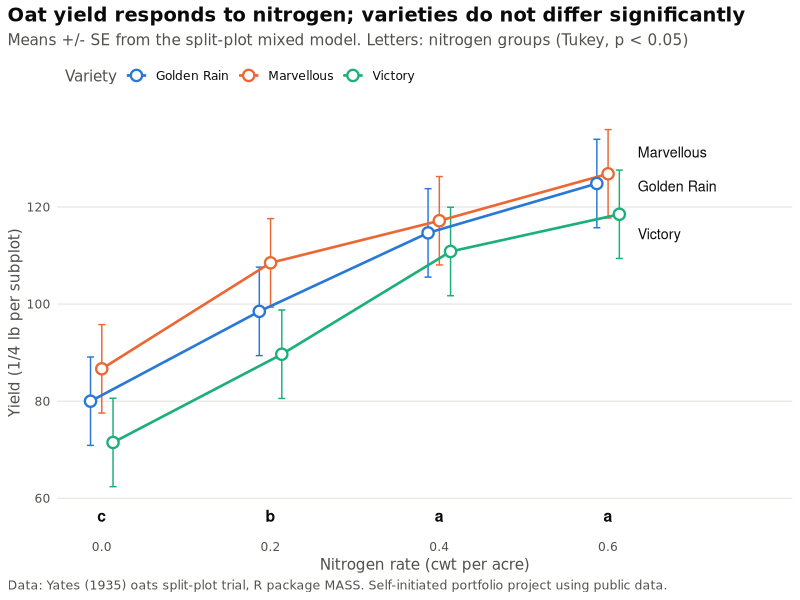
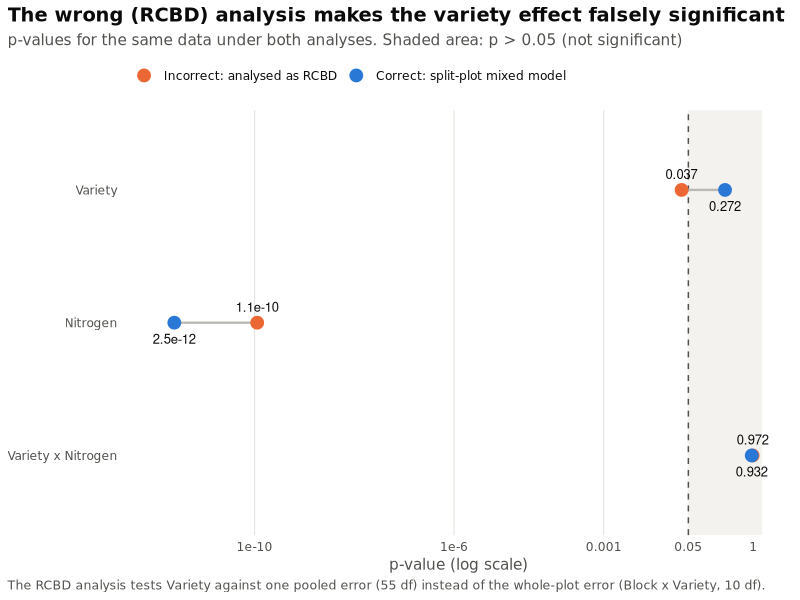
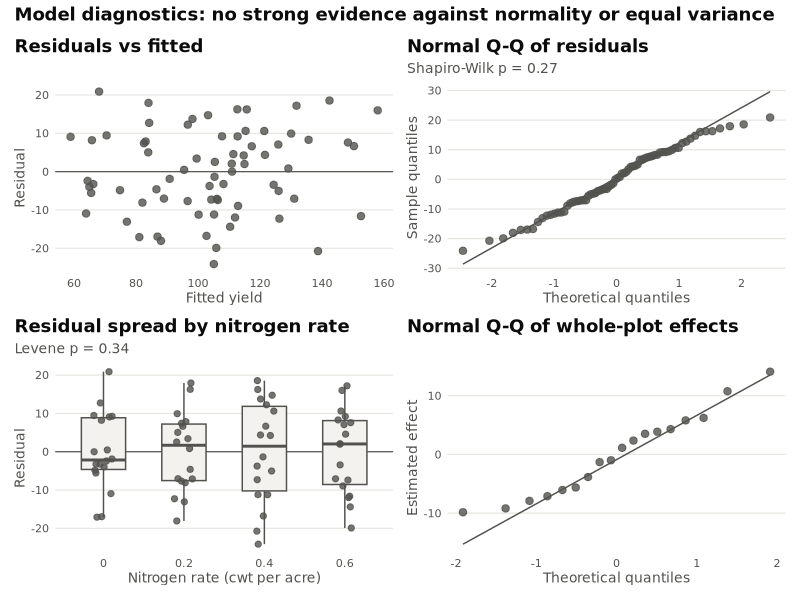
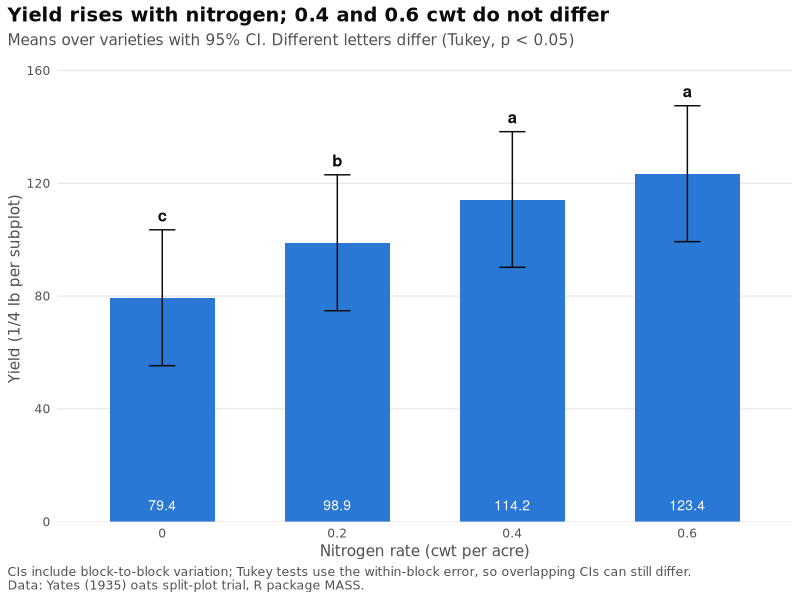
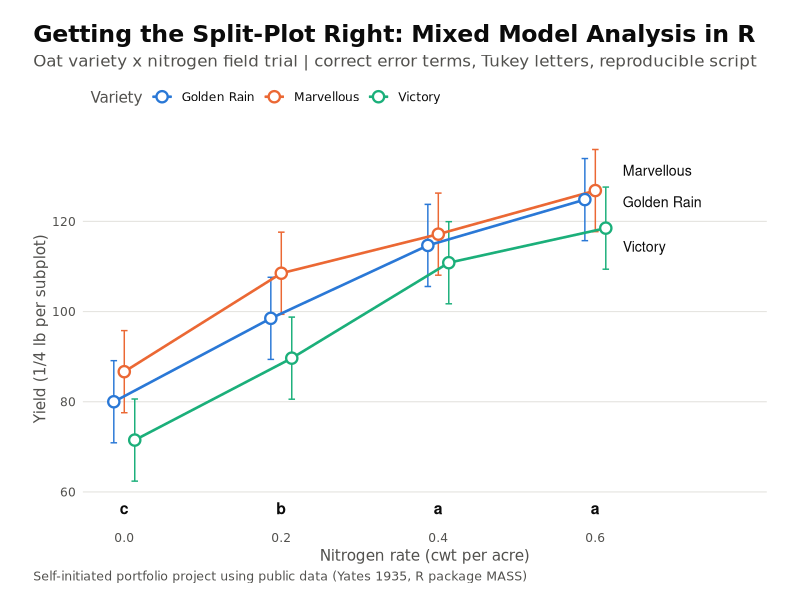

These charts were generated, in order, by the following R code:
# =============================================================================
# Getting the Split-Plot Right: Oat Variety x Nitrogen Field Trial
# -----------------------------------------------------------------------------
# Self-initiated portfolio project using public data.
# Author : Utik Tri Wulan Cahya, PhD
# Data   : Yates (1935) oats split-plot experiment, distributed as `oats`
#          in the R package MASS (Venables & Ripley).
#
# Purpose: show the correct analysis of a split-plot field trial with a
#          linear mixed model, and how the common mistake of analysing it as
#          an ordinary randomized complete block design (RCBD) changes the
#          conclusions.
#
# Run from the project root:  Rscript R/splitplot_analysis.R
# Outputs are written to output/figures, output/tables and output/model_output.txt
# =============================================================================

suppressPackageStartupMessages({
  library(MASS)        # data
  library(lme4)        # mixed models
  library(lmerTest)    # F tests with Kenward-Roger / Satterthwaite df
  library(emmeans)     # estimated marginal means and contrasts
  library(multcomp)    # compact letter display
  library(multcompView)
  library(car)         # Levene's test
  library(ggplot2)
  library(patchwork)
})

dir.create("output/figures", recursive = TRUE, showWarnings = FALSE)
dir.create("output/tables",  recursive = TRUE, showWarnings = FALSE)
dir.create("data",           showWarnings = FALSE)

log_file <- "output/model_output.txt"
sink(log_file, split = TRUE)
section <- function(title) cat("\n", strrep("=", 78), "\n", title, "\n", strrep("=", 78), "\n", sep = "")

# -----------------------------------------------------------------------------
# 1. Data and design
# -----------------------------------------------------------------------------
section("1. DATA AND DESIGN")

data(oats, package = "MASS")
oats <- data.frame(
  Block    = oats$B,
  Variety  = factor(oats$V, labels = c("Golden Rain", "Marvellous", "Victory")),
  Nitrogen = factor(oats$N, labels = c("0", "0.2", "0.4", "0.6")),
  N_rate   = as.numeric(sub("cwt", "", as.character(oats$N))),
  Yield    = oats$Y
)
# Each whole plot is one variety within one block; nitrogen is applied to
# the four subplots inside it.
oats$WholePlot <- interaction(oats$Block, oats$Variety, drop = TRUE)
write.csv(oats, "data/oats.csv", row.names = FALSE)

cat("Observations:", nrow(oats), "\n")
cat("Blocks:", nlevels(oats$Block), "| Varieties (whole-plot factor):", nlevels(oats$Variety),
    "| Nitrogen rates (subplot factor):", nlevels(oats$Nitrogen), "\n")
cat("Whole plots:", nlevels(oats$WholePlot), "(", nlevels(oats$Block), "blocks x",
    nlevels(oats$Variety), "varieties ), each split into 4 nitrogen subplots\n\n")
cat("Replication check (subplots per block x variety):\n")
print(table(oats$Block, oats$Variety))
cat("\nNitrogen is in cwt per acre; yield is in the original units of the dataset",
    "(quarter-pounds per subplot).\n")

# -----------------------------------------------------------------------------
# 2. The common mistake: analysing the split-plot as an RCBD
# -----------------------------------------------------------------------------
section("2. INCORRECT ANALYSIS - treated as an ordinary RCBD")
cat("All effects are tested against one pooled residual error.\n\n")
m_wrong <- aov(Yield ~ Block + Variety * Nitrogen, data = oats)
print(summary(m_wrong))

# -----------------------------------------------------------------------------
# 3. Correct analysis: split-plot ANOVA (two error strata)
# -----------------------------------------------------------------------------
section("3. CORRECT ANALYSIS - split-plot ANOVA with two error strata")
cat("Variety is tested against the whole-plot error (Block x Variety);\n",
    "Nitrogen and Variety x Nitrogen against the subplot error.\n\n", sep = "")
m_split <- aov(Yield ~ Variety * Nitrogen + Error(Block / Variety), data = oats)
print(summary(m_split))

# -----------------------------------------------------------------------------
# 4. Same model as a linear mixed model (the modern, general approach)
# -----------------------------------------------------------------------------
section("4. LINEAR MIXED MODEL - random block and whole-plot effects")
m_mixed <- lmer(Yield ~ Variety * Nitrogen + (1 | Block) + (1 | Block:Variety),
                data = oats, REML = TRUE)
cat("Model: Yield ~ Variety * Nitrogen + (1 | Block) + (1 | Block:Variety)\n\n")
cat("Type III F tests, Kenward-Roger degrees of freedom:\n")
an_mixed <- anova(m_mixed, ddf = "Kenward-Roger")
print(an_mixed)

vc <- as.data.frame(VarCorr(m_mixed))
vc <- data.frame(Component = c("Block:Variety (whole-plot error)", "Block", "Residual (subplot error)"),
                 Variance  = round(vc$vcov[match(c("Block:Variety", "Block", "Residual"), vc$grp)], 1))
vc$Percent <- round(100 * vc$Variance / sum(vc$Variance), 1)
cat("\nVariance components:\n"); print(vc, row.names = FALSE)
write.csv(vc, "output/tables/variance_components.csv", row.names = FALSE)

# -----------------------------------------------------------------------------
# 5. Side-by-side comparison of the two analyses
# -----------------------------------------------------------------------------
section("5. COMPARISON - what the wrong analysis gets wrong")

get_row <- function(tab, term) {
  rn <- trimws(rownames(tab))
  tab[rn == term, , drop = FALSE]
}
wrong_tab <- summary(m_wrong)[[1]]
split_wp  <- summary(m_split)[["Error: Block:Variety"]][[1]]
split_sp  <- summary(m_split)[["Error: Within"]][[1]]
wrong_res_df <- get_row(wrong_tab, "Residuals")$Df

terms <- c("Variety", "Nitrogen", "Variety:Nitrogen")
comparison <- do.call(rbind, lapply(terms, function(tm) {
  w <- get_row(wrong_tab, tm)
  s <- if (tm == "Variety") get_row(split_wp, tm) else get_row(split_sp, tm)
  s_err_df <- if (tm == "Variety") get_row(split_wp, "Residuals")$Df else get_row(split_sp, "Residuals")$Df
  m <- an_mixed[tm, ]
  data.frame(
    Effect          = sub(":", " x ", tm),
    RCBD_error_df   = wrong_res_df,
    RCBD_F          = round(w$`F value`, 2),
    RCBD_p          = signif(w$`Pr(>F)`, 3),
    SplitPlot_error_df = s_err_df,
    SplitPlot_F     = round(s$`F value`, 2),
    SplitPlot_p     = signif(s$`Pr(>F)`, 3),
    MixedModel_F    = round(m$`F value`, 2),
    MixedModel_p    = signif(m$`Pr(>F)`, 3)
  )
}))
print(comparison, row.names = FALSE)
write.csv(comparison, "output/tables/anova_comparison_rcbd_vs_splitplot.csv", row.names = FALSE)

cat("\nKey point: in the RCBD analysis Variety is tested against the small subplot\n",
    "error with ", wrong_res_df, " df. In the correct analysis it is tested against the\n",
    "much larger whole-plot error with only ", get_row(split_wp, "Residuals")$Df, " df.\n", sep = "")

# -----------------------------------------------------------------------------
# 6. Assumption checks (mixed model residuals)
# -----------------------------------------------------------------------------
section("6. ASSUMPTION CHECKS")
oats$fitted <- fitted(m_mixed)
oats$resid  <- residuals(m_mixed)
sw  <- shapiro.test(oats$resid)
lev <- leveneTest(resid ~ Nitrogen, data = oats)
lev_v <- leveneTest(resid ~ Variety, data = oats)
cat("Shapiro-Wilk test of residuals: W =", round(sw$statistic, 3), ", p =", signif(sw$p.value, 3), "\n")
cat("Levene's test, residuals by nitrogen rate: F =", round(lev$`F value`[1], 2),
    ", p =", signif(lev$`Pr(>F)`[1], 3), "\n")
cat("Levene's test, residuals by variety: F =", round(lev_v$`F value`[1], 2),
    ", p =", signif(lev_v$`Pr(>F)`[1], 3), "\n")
cat("Random-effect estimates (BLUPs) are also inspected in the diagnostic figure.\n")

# -----------------------------------------------------------------------------
# 7. Treatment comparisons
# -----------------------------------------------------------------------------
section("7. TREATMENT COMPARISONS (emmeans, Kenward-Roger df)")
emm_options(lmer.df = "kenward-roger")

# The interaction is not significant, so main-effect means are interpreted.
emm_N <- emmeans(m_mixed, ~ Nitrogen)
cld_N <- cld(emm_N, adjust = "tukey", Letters = letters, reversed = TRUE)
cat("Nitrogen means (averaged over varieties), Tukey-adjusted letters:\n")
print(cld_N)

emm_V <- emmeans(m_mixed, ~ Variety)
cld_V <- cld(emm_V, adjust = "tukey", Letters = letters, reversed = TRUE)
cat("\nVariety means (averaged over nitrogen rates), Tukey-adjusted letters:\n")
print(cld_V)

cat("\nNitrogen is quantitative, so the response shape is tested with polynomial contrasts:\n")
poly_N <- contrast(emm_N, "poly")
print(poly_N)

clean_cld <- function(x, factor_name) {
  x <- as.data.frame(x)
  data.frame(Level = x[[factor_name]], Mean = round(x$emmean, 1), SE = round(x$SE, 2),
             df = round(x$df, 1), Lower_95CI = round(x$lower.CL, 1),
             Upper_95CI = round(x$upper.CL, 1), Group = trimws(x$.group))
}
means_N <- clean_cld(cld_N, "Nitrogen"); names(means_N)[1] <- "Nitrogen_cwt_per_acre"
means_V <- clean_cld(cld_V, "Variety");  names(means_V)[1] <- "Variety"
means_N <- means_N[order(as.numeric(as.character(means_N[[1]]))), ]
write.csv(means_N, "output/tables/means_nitrogen_tukey.csv", row.names = FALSE)
write.csv(means_V, "output/tables/means_variety_tukey.csv", row.names = FALSE)
write.csv(as.data.frame(summary(poly_N)), "output/tables/nitrogen_polynomial_contrasts.csv", row.names = FALSE)

emm_VN <- as.data.frame(emmeans(m_mixed, ~ Variety * Nitrogen))
emm_VN <- data.frame(Variety = emm_VN$Variety, Nitrogen = emm_VN$Nitrogen,
                     emmean = emm_VN$emmean, SE = emm_VN$SE)
cell <- data.frame(Variety = emm_VN$Variety, Nitrogen_cwt_per_acre = emm_VN$Nitrogen,
                   Mean = round(emm_VN$emmean, 1), SE = round(emm_VN$SE, 2))
write.csv(cell, "output/tables/cell_means_variety_x_nitrogen.csv", row.names = FALSE)

# -----------------------------------------------------------------------------
# 8. Figures
# -----------------------------------------------------------------------------
# Categorical colours: first three slots of a colour-vision-deficiency
# validated palette (all pairs separable). Text stays in neutral ink.
pal  <- c("Golden Rain" = "#2a78d6", "Marvellous" = "#eb6834", "Victory" = "#1baf7a")
ink  <- "#0b0b0b"; ink2 <- "#52514e"; grid_col <- "#e6e5e1"

theme_pub <- function(base = 11) {
  theme_minimal(base_size = base, base_family = "DejaVu Sans") +
    theme(
      text = element_text(colour = ink),
      axis.text = element_text(colour = ink2),
      axis.title = element_text(colour = ink2),
      plot.title = element_text(face = "bold", size = base + 3),
      plot.subtitle = element_text(colour = ink2),
      plot.caption = element_text(colour = ink2, size = base - 2, hjust = 0),
      panel.grid.minor = element_blank(),
      panel.grid.major.x = element_blank(),
      panel.grid.major.y = element_line(colour = grid_col, linewidth = 0.4),
      legend.position = "top", legend.justification = "left",
      legend.title = element_text(colour = ink2),
      plot.background = element_rect(fill = "white", colour = NA),
      plot.title.position = "plot", plot.caption.position = "plot"
    )
}

# --- Figure 1: variety x nitrogen response with standard errors -------------
emm_VN$N_rate <- as.numeric(as.character(emm_VN$Nitrogen))
dodge <- position_dodge(width = 0.04)
ends  <- emm_VN[emm_VN$N_rate == max(emm_VN$N_rate), ]
ends$label_y <- ends$emmean + c("Golden Rain" = -0.5, "Marvellous" = 4.5, "Victory" = -4)[as.character(ends$Variety)]
fig1 <- ggplot(emm_VN, aes(N_rate, emmean, colour = Variety, group = Variety)) +
  geom_errorbar(aes(ymin = emmean - SE, ymax = emmean + SE), width = 0.025,
                linewidth = 0.5, position = dodge) +
  geom_line(linewidth = 0.9, position = dodge) +
  geom_point(size = 3, position = dodge, stroke = 1.2, shape = 21, fill = "white") +
  geom_text(data = ends, aes(y = label_y, label = Variety), hjust = 0, nudge_x = 0.035,
            size = 3.6, colour = ink, show.legend = FALSE) +
  annotate("text", x = means_N$Nitrogen_cwt_per_acre |> as.character() |> as.numeric(),
           y = min(emm_VN$emmean - emm_VN$SE) - 6, label = means_N$Group,
           colour = ink, fontface = "bold", size = 4) +
  scale_colour_manual(values = pal) +
  scale_x_continuous(breaks = c(0, 0.2, 0.4, 0.6), expand = expansion(mult = c(0.05, 0.28))) +
  labs(title = "Oat yield responds to nitrogen; varieties do not differ significantly",
       subtitle = "Means +/- SE from the split-plot mixed model. Letters: nitrogen groups (Tukey, p < 0.05)",
       x = "Nitrogen rate (cwt per acre)", y = "Yield (1/4 lb per subplot)", colour = "Variety",
       caption = "Data: Yates (1935) oats split-plot trial, R package MASS. Self-initiated portfolio project using public data.") +
  theme_pub()
ggsave("output/figures/fig1_variety_nitrogen_response.png", fig1, width = 8, height = 5.2, dpi = 300, bg = "white")

# --- Figure 2: p-values, wrong vs correct analysis --------------------------
pv <- rbind(
  data.frame(Effect = comparison$Effect, Analysis = "Incorrect: analysed as RCBD", p = comparison$RCBD_p),
  data.frame(Effect = comparison$Effect, Analysis = "Correct: split-plot mixed model", p = comparison$MixedModel_p)
)
pv$Effect   <- factor(pv$Effect, levels = rev(comparison$Effect))
pv$Analysis <- factor(pv$Analysis, levels = c("Incorrect: analysed as RCBD", "Correct: split-plot mixed model"))
pv$p_plot   <- pmax(pv$p, 1e-12)
pv$lab      <- ifelse(pv$p < 0.001, formatC(pv$p, format = "e", digits = 1), formatC(pv$p, format = "f", digits = 3))
pal2 <- c("Incorrect: analysed as RCBD" = "#eb6834", "Correct: split-plot mixed model" = "#2a78d6")
seg <- reshape(pv[, c("Effect", "Analysis", "p_plot")], idvar = "Effect", timevar = "Analysis", direction = "wide")
names(seg) <- c("Effect", "p_wrong", "p_right")
fig2 <- ggplot(pv, aes(p_plot, Effect)) +
  scale_y_discrete() +
  annotate("rect", xmin = 0.05, xmax = 1.5, ymin = -Inf, ymax = Inf, fill = "#f3f2ef") +
  geom_vline(xintercept = 0.05, colour = ink2, linetype = "dashed", linewidth = 0.5) +
  geom_segment(data = seg, aes(x = p_wrong, xend = p_right, y = Effect, yend = Effect),
               colour = "#b9b8b2", linewidth = 0.8, inherit.aes = FALSE) +
  geom_point(aes(colour = Analysis), size = 4) +
  geom_text(aes(label = lab, vjust = ifelse(Analysis == "Incorrect: analysed as RCBD", -1.1, 2.1)), size = 3.3, colour = ink) +
  scale_colour_manual(values = pal2) +
  scale_x_log10(breaks = c(1e-10, 1e-6, 1e-3, 0.05, 1), labels = c("1e-10", "1e-6", "0.001", "0.05", "1"),
                limits = c(1e-12, 1.5)) +
  labs(title = "The wrong (RCBD) analysis makes the variety effect falsely significant",
       subtitle = "p-values for the same data under both analyses. Shaded area: p > 0.05 (not significant)",
       x = "p-value (log scale)", y = NULL, colour = NULL,
       caption = "The RCBD analysis tests Variety against one pooled error (55 df) instead of the whole-plot error (Block x Variety, 10 df).") +
  theme_pub() + theme(panel.grid.major.y = element_blank(), panel.grid.major.x = element_line(colour = grid_col, linewidth = 0.4))
ggsave("output/figures/fig2_rcbd_vs_splitplot_pvalues.png", fig2, width = 8.5, height = 4.4, dpi = 300, bg = "white")

# --- Figure 3: diagnostics ---------------------------------------------------
pt_col <- "#52514e"
d1 <- ggplot(oats, aes(fitted, resid)) +
  geom_hline(yintercept = 0, colour = ink2, linewidth = 0.4) +
  geom_point(colour = pt_col, size = 2.2, alpha = 0.8) +
  labs(title = "Residuals vs fitted", x = "Fitted yield", y = "Residual") + theme_pub(10)
d2 <- ggplot(oats, aes(sample = resid)) +
  stat_qq_line(colour = ink2, linewidth = 0.5) +
  stat_qq(colour = pt_col, size = 2.2, alpha = 0.8) +
  labs(title = "Normal Q-Q of residuals", subtitle = sprintf("Shapiro-Wilk p = %.2f", sw$p.value),
       x = "Theoretical quantiles", y = "Sample quantiles") + theme_pub(10)
d3 <- ggplot(oats, aes(Nitrogen, resid)) +
  geom_hline(yintercept = 0, colour = ink2, linewidth = 0.4) +
  geom_boxplot(fill = "#f3f2ef", colour = ink2, width = 0.55, outlier.shape = NA) +
  geom_jitter(width = 0.12, height = 0, colour = pt_col, size = 1.8, alpha = 0.8) +
  labs(title = "Residual spread by nitrogen rate", subtitle = sprintf("Levene p = %.2f", lev$`Pr(>F)`[1]),
       x = "Nitrogen rate (cwt per acre)", y = "Residual") + theme_pub(10)
re_wp <- ranef(m_mixed)[["Block:Variety"]][, 1]
d4 <- ggplot(data.frame(b = re_wp), aes(sample = b)) +
  stat_qq_line(colour = ink2, linewidth = 0.5) +
  stat_qq(colour = pt_col, size = 2.2, alpha = 0.8) +
  labs(title = "Normal Q-Q of whole-plot effects", x = "Theoretical quantiles", y = "Estimated effect") + theme_pub(10)
fig3 <- (d1 + d2) / (d3 + d4) +
  plot_annotation(title = "Model diagnostics: no strong evidence against normality or equal variance",
                  theme = theme(plot.title = element_text(face = "bold", size = 13, colour = ink,
                                                          family = "DejaVu Sans")))
ggsave("output/figures/fig3_model_diagnostics.png", fig3, width = 9, height = 7, dpi = 300, bg = "white")

# --- Figure 4: nitrogen main effect with Tukey letters ----------------------
mN <- means_N; mN$N_rate <- as.numeric(as.character(mN$Nitrogen_cwt_per_acre))
fig4 <- ggplot(mN, aes(factor(N_rate), Mean)) +
  geom_col(fill = "#2a78d6", width = 0.6) +
  geom_errorbar(aes(ymin = Lower_95CI, ymax = Upper_95CI), width = 0.15, colour = ink, linewidth = 0.5) +
  geom_text(aes(y = Upper_95CI, label = Group), vjust = -0.7, fontface = "bold", size = 4.2, colour = ink) +
  geom_text(aes(y = 4, label = sprintf("%.1f", Mean)), vjust = 0, size = 3.5, colour = "white") +
  scale_y_continuous(expand = expansion(mult = c(0, 0.12))) +
  labs(title = "Yield rises with nitrogen; 0.4 and 0.6 cwt do not differ",
       subtitle = "Means over varieties with 95% CI. Different letters differ (Tukey, p < 0.05)",
       x = "Nitrogen rate (cwt per acre)", y = "Yield (1/4 lb per subplot)",
       caption = "CIs include block-to-block variation; Tukey tests use the within-block error, so overlapping CIs can still differ.\nData: Yates (1935) oats split-plot trial, R package MASS.") +
  theme_pub()
ggsave("output/figures/fig4_nitrogen_means_tukey.png", fig4, width = 7.5, height = 5, dpi = 300, bg = "white")

# --- Cover image for the Upwork portfolio (16:9) ----------------------------
cover <- fig1 +
  labs(title = "Getting the Split-Plot Right: Mixed Model Analysis in R",
       subtitle = "Oat variety x nitrogen field trial | correct error terms, Tukey letters, reproducible script",
       caption = "Self-initiated portfolio project using public data (Yates 1935, R package MASS)") +
  theme(plot.title = element_text(size = 17, face = "bold"),
        plot.subtitle = element_text(size = 12),
        plot.margin = margin(18, 24, 12, 24))
ggsave("output/figures/cover_upwork.png", cover, width = 10, height = 5.625, dpi = 200, bg = "white")

# -----------------------------------------------------------------------------
section("SESSION INFO")
print(sessionInfo())
sink()
message("Done. Outputs in output/")
